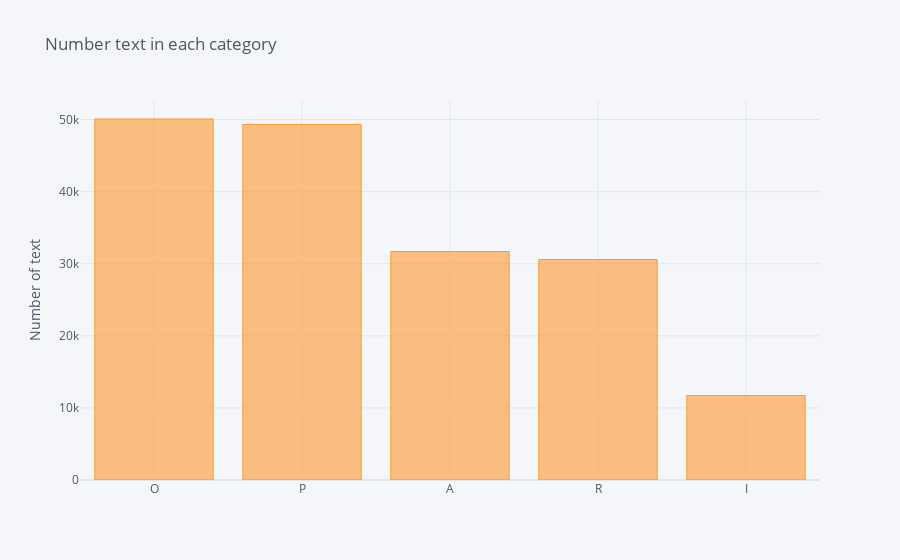

The code cell stored with this chart in its notebook:
### Code cell
df_final['aimoprc_category'].value_counts().sort_values(ascending=False).iplot(kind='bar', yTitle='Number of text', 
                                                                title='Number text in each category')

### Figure 1 — Plotly figure (JSON) as saved in the notebook; plotly's stock layout.template omitted (floating-point values rounded to 4 significant figures)
{"data": [{"marker": {"color": "rgba(255, 153, 51, 0.6)", "line": {"color": "rgba(255, 153, 51, 1.0)", "width": 1}}, "name": "aimoprc_category", "orientation": "v", "text": "", "type": "bar", "x": ["O", "P", "A", "R", "I"], "y": [50079, 49324, 31696, 30589, 11713]}], "layout": {"legend": {"bgcolor": "#F5F6F9", "font": {"color": "#4D5663"}}, "paper_bgcolor": "#F5F6F9", "plot_bgcolor": "#F5F6F9", "title": {"font": {"color": "#4D5663"}, "text": "Number text in each category"}, "xaxis": {"gridcolor": "#E1E5ED", "showgrid": true, "tickfont": {"color": "#4D5663"}, "title": {"font": {"color": "#4D5663"}, "text": ""}, "zerolinecolor": "#E1E5ED"}, "yaxis": {"gridcolor": "#E1E5ED", "showgrid": true, "tickfont": {"color": "#4D5663"}, "title": {"font": {"color": "#4D5663"}, "text": "Number of text"}, "zerolinecolor": "#E1E5ED"}}}
